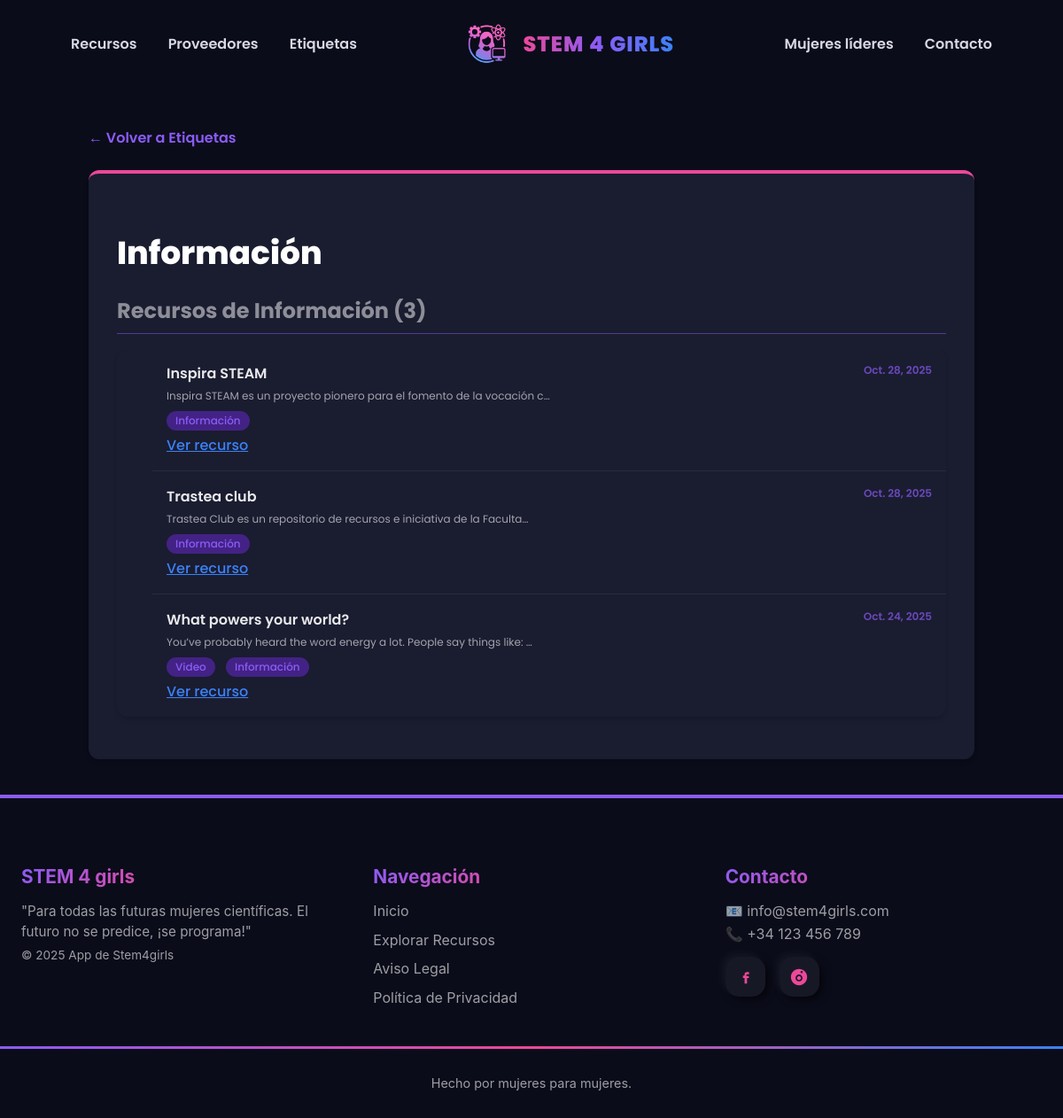
The page /appstem4girls/tags/3/ on the database its author committed.
### appstem4girls/models.py (models this page shows, shortened)
class Tag(models.Model):
    nombre = models.CharField(max_length=50)
    descripcion = models.TextField(blank=True)

class Recurso(models.Model):
    titulo = models.CharField(max_length=200)
    descripcion = models.TextField()
    fecha_publicacion = models.DateField(auto_now_add=True)
    enlace = models.URLField(blank=True)
    proveedor = models.ForeignKey(Proveedor, on_delete=models.CASCADE, related_name='recursos')
    tags = models.ManyToManyField(Tag, related_name='recursos')

### appstem4girls/views.py (the view)
# urls.py: path('tags/<int:tag_id>/', views.detalle_tag, name='detalle_tag'),
def detalle_tag(request, tag_id):
    tag = get_object_or_404(Tag, id=tag_id)
    return render(request, 'detalle_tag.html', {'tag': tag})

### appstem4girls/templates/detalle_tag.html (shortened to what this page needs)
{% extends "base.html" %}
{% load static%}
{% block extra_css %}
<link rel="stylesheet" href="{% static 'css/proveedores.css' %}">
{% endblock %}
{% block contenido %}
<section class="p-contenedor">
    <a href="{% url 'lista_tags' %}" class="lp-volver">&larr; Volver a Etiquetas</a>
    <div class="p-tarjeta">
        <h1>{{ tag.nombre }}</h1>
        <h2 class="lr-titulo">Recursos de {{ tag.nombre }} ({{ tag.recursos.count  }})</h2>
        {% if tag.recursos %}
            <ul class="lr">
                {% for recurso in tag.recursos.all %}
                    <li class="recurso">
                        <span class="r-fecha">{{ recurso.fecha_publicacion }}</span>
                        <div class="r.info">
                            <span class="r-titulo">{{ recurso.titulo }}</span>
                            <span class="r-descripcion">{{ recurso.descripcion|truncatechars:70 }}</span>
                            <div class="r-tags">
                                {% for tag in recurso.tags.all %}
                                    <a href="{% url 'detalle_tag' tag.id %}" class="tag">
                                        {{ tag.nombre }}
                                    </a>
                                {% endfor %}
                            </div>
                        </div>
                        <a href="{% url 'detalle_recurso' recurso.id %}" class="r-link">
                           Ver recurso
                        </a>
                    </li>
                {% endfor %}
            </ul>
        {% else %}
            <p class="no-recursos">Esta etiqueta aún no tiene recursos asociados.</p>
        {% endif %}
    </div>
</section>
{% endblock %}

### appstem4girls/static/css/base.css (style rules this page uses)
:root { --primary: #8B5CF6; --secondary: #EC4899; --accent: #3B82F6; --text-light: rgba(255, 255, 255, 0.9); --text-muted: rgba(255, 255, 255, 0.6); --bg-dark: #0B0C1A; }
body { font-family: 'Poppins', Arial, sans-serif; background-color: var(--bg-dark); color: var(--text-light); margin: 0; padding: 0; min-height: 100vh; display: flex; flex-direction: column; }

### appstem4girls/static/css/proveedores.css (style rules this page uses)
.p-contenedor { max-width: 1000px; margin-left: auto; margin-right: auto; padding: 2.5rem 1rem; flex-grow: 1; }
.lp-volver { display: flex; margin-bottom: 1.5rem; align-items: center; color: var(--primary); font-weight: 600; transition: color 0.15s ease-in-out; text-decoration: none; }
.p-tarjeta { background-color: #1a1c30; border-radius: 12px; box-shadow: 0 4px 6px -1px rgba(0, 0, 0, 0.1), 0 2px 4px -2px rgba(0, 0, 0, 0.1); padding: 2rem; border-top: 4px solid var(--secondary); }
.p-tarjeta h1 { font-size: 2.25rem; font-weight: 800; color: white; margin-bottom: 1rem; }
.lr-titulo { font-size: 1.5rem; font-weight: 700; color: white; margin-bottom: 1rem; border-bottom: 1px solid var(--primary); opacity: 0.5; padding-bottom: 0.5rem; }
.lr { overflow-y: auto; background-color: #1a1c30; border-radius: 12px; box-shadow: 0 4px 6px -1px rgba(0, 0, 0, 0.1), 0 2px 4px -2px rgba(0, 0, 0, 0.1); }
.lr li:not(:last-child) { border-bottom: 1px solid #282a40; }
.lr li:last-child { border-bottom: none; }
.recurso { padding: 1rem; display: flex; flex-direction: column; justify-content: space-between; position: relative; transition: background-color 0.15s ease-in-out; }
.r-fecha { position: absolute; top: 1rem; right: 1rem; font-size: 0.75rem; font-weight: 600; color: var(--primary); opacity: 0.7; }
.r-titulo { color: var(--text-light); font-weight: 600; display: block; }
.r-descripcion { display: block; font-size: 0.75rem; color: var(--text-muted); margin-top: 0.25rem; }
.tag { display: inline-flex; align-items: center; border-radius: 20px; background-color: rgba(109, 40, 217, 0.5); padding: 0.125rem 0.625rem; font-size: 0.75rem; font-weight: 500; color: var(--primary); margin-right: 0.5rem; margin-bottom: 0.25rem; margin-top: 0.5rem; text-decoration: none; }
.r-link { color: var(--accent); background-color: transparent; border: none; cursor: pointer; font-weight: 500; font-size: 0.875; flex-shrink: 0; transition: color 0.15s ease-in-out; padding: 0; }

### rows shown on the page
Tag: nombre "Información", recursos.count "3"
Recurso: fecha_publicacion "Oct. 28, 2025", titulo "Inspira STEAM", descripcion "Inspira STEAM es un proyecto pionero para el fomento de la vocación c…"
Recurso: fecha_publicacion "Oct. 28, 2025", titulo "Trastea club", descripcion "Trastea Club es un repositorio de recursos e iniciativa de la Faculta…"
Recurso: fecha_publicacion "Oct. 24, 2025", titulo "What powers your world?", descripcion "You’ve probably heard the word energy a lot. People say things like: …"
Tag: nombre "Video"
